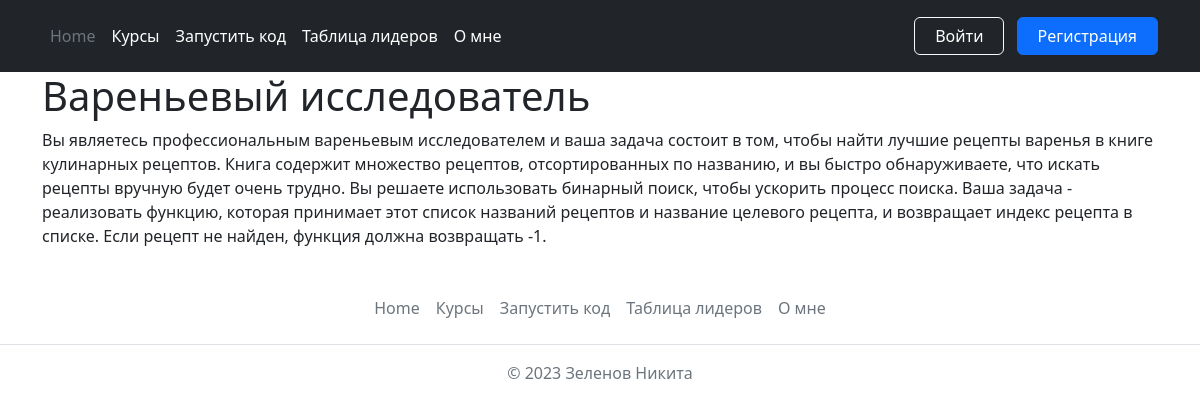
Screenshot of /courses/task?task_id=2 with the database file from the repository.
### data/tasks.py (models this page shows)
class Task(SqlAlchemyBase):
    __tablename__ = 'tasks'
    id = sqlalchemy.Column(sqlalchemy.Integer, primary_key=True, autoincrement=True)
    glob_id = sqlalchemy.Column(sqlalchemy.Integer, unique=True)
    topic_id = sqlalchemy.Column(sqlalchemy.Integer)
    task = sqlalchemy.Column(sqlalchemy.String, nullable=True)
    description = sqlalchemy.Column(sqlalchemy.String, nullable=True)

### routes.py (the view)
@app.route('/courses/task', methods=['GET', 'POST'])
def task():
    if request.method == 'POST':
        pass
    id = request.values.get('task_id', 0)
    print(id)
    task = db_sess.query(tasks.Task).filter(tasks.Task.glob_id == id).one()
    if task:
        return render_template('task.html', task=task.task, description=task.description, cur_user=get_username(request), title=task.task)
    else:
        return redirect('/courses')

### routes.py (called while the page is built)
def account_check(request):
    a = request.cookies.get('session', 0)
    if a:
        res = db_sess.query(users.User).filter(users.User.session == a).all()
        if len(res) == 1:
            return res[0].glob_id
    return False

def get_username(request):
    id = account_check(request)
    username = db_sess.query(users.User.name).filter(users.User.glob_id == id).first()
    if username:
        return username[0]
    else:
        return ''

### templates/task.html (shortened to what this page needs)
{% extends "base.html" %}
{% block body %}
<div class="container">
    <h1>{{ task }}</h1>
    <p>{{ description }}</p>
</div>
{% endblock %}

### rows the page displays
Task: task "Вареньевый исследователь", description "Вы являетесь профессиональным вареньевым исследователем и ваша задача состоит в том, чтобы найти лучшие рецепты варенья в книге кулинарных рецептов. Книга содержит множество рецептов, отсортированных по названию, и вы быстро обнаруживаете, что искать рецепты вручную будет очень трудно. Вы решаете использовать бинарный поиск, чтобы ускорить процесс поиска. Ваша задача - реализовать функцию, которая принимает этот список названий рецептов и название целевого рецепта, и возвращает индекс рецепта в списке. Если рецепт не найден, функция должна возвращать -1."
